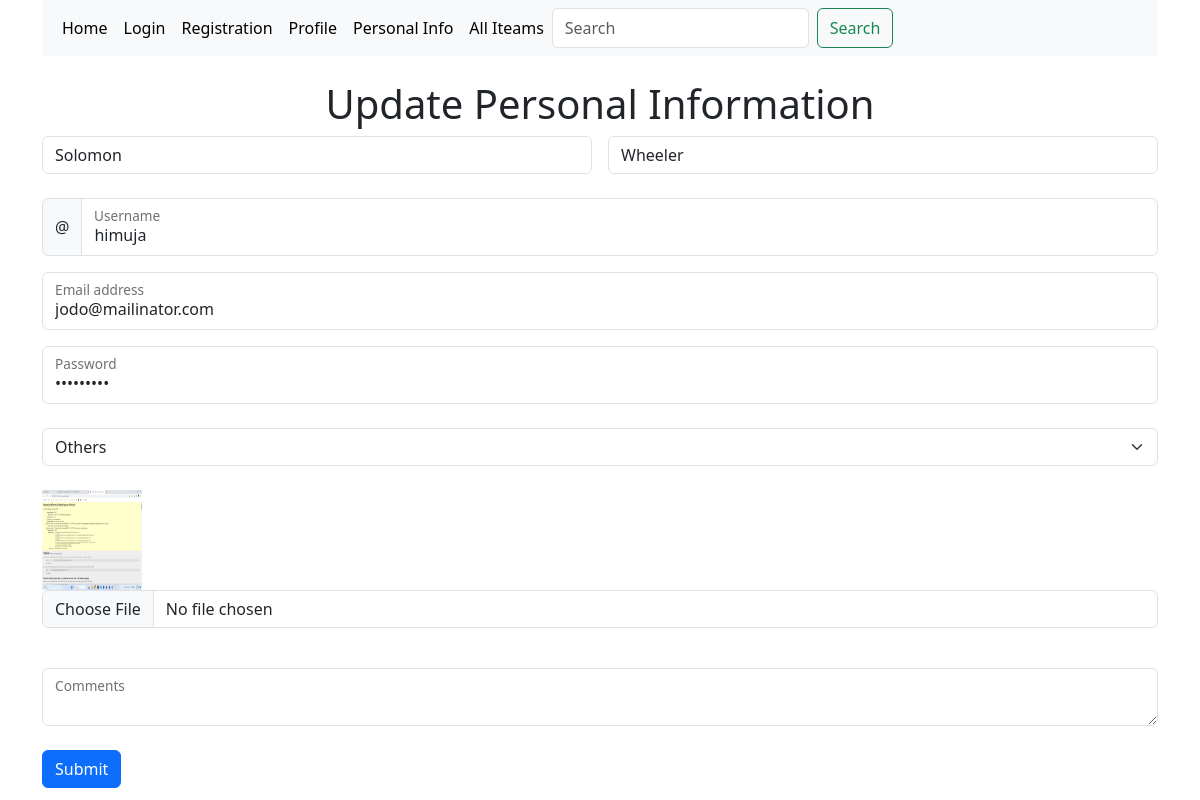
Page /update_p_profile/61/ (signed in) on the committed database.
### p_app/models.py (models this page shows, shortened)
class p_info(models.Model):
    f_name = models.CharField(max_length=20, null=True, blank=True)
    l_name = models.CharField(max_length=20, null=True, blank=True)
    user_name = models.CharField(max_length=20, null=True, blank=True)
    email = models.CharField(max_length=50, null=True, blank=True)
    password = models.CharField(max_length=50, null=True, blank=True)
    gender = models.CharField(max_length=20)
    image = models.ImageField(upload_to='p_info/', default='default/default.jpg', max_length=50, null=False)
    t_area = models.CharField(max_length=500)

### p_app/views.py (the view, shortened to what this page needs)
# urls.py: path('update_p_profile/<int:id>/', update_p_profile, name='update_p_profile'),
@login_required(login_url='login')
def update_p_profile(request, id):
    var_prof = p_info.objects.get(id=id)
    return render(request, 'update_perinfo.html', locals())

### templates/update_perinfo.html (shortened to what this page needs)
{% extends 'index.html'%}
{%block body%}
<br>
<div class="container">
    <h1 style="text-align:center">Update Personal Information</h1>
    <form method="POST" enctype="multipart/form-data">
        <div class="row g-3">
            <div class="col">
                <input type="text" class="form-control" value="{{var_prof.f_name}}" aria-label="First name"
                       name="f_name">
            </div>
            <div class="col">
                <input type="text" class="form-control" value="{{var_prof.l_name}}" aria-label="Last name"
                       name="l_name">
            </div>
        </div>
        <br>
        <div class="input-group mb-3">
            <span class="input-group-text">@</span>
            <div class="form-floating">
                <input type="text" class="form-control" id="floatingInputGroup1" value="{{var_prof.user_name}}"
                       name="user_name">
                <label for="floatingInputGroup1">Username</label>
            </div>
        </div>
        <div class="form-floating mb-3">
            <input type="email" class="form-control" id="floatingInput" value="{{var_prof.email}}" name="email_address">
            <label for="floatingInput">Email address</label>
        </div>
        <div class="form-floating">
            <input type="password" class="form-control" id="floatingPassword" value="{{var_prof.password}}"
                   name="password">
            <label for="floatingPassword">Password</label>
        </div>
        <br>
        <select class="form-select" aria-label="Disabled select example" name="gender">
            <option selected>{{var_prof.gender}}</option>
        </select>
        <br>
        <img style="height: 100px; width: 100px; margin:0 auto display: block;" src="{{var_prof.image.url}}" alt="">
        <div class="mb-3">
            <input class="form-control" type="file" value="{{var_prof.image}}" name="image">
        </div>
        <br>
        <div class="form-floating">
            <textarea class="form-control" id="t_area" value="{{var_prof.t_area}}" name="t_area"></textarea>
            <label for="t_area">Comments</label>
        </div>
        <br>
        <div>
            <button type="submit" class="btn btn-primary" name="submit">Submit</button>
        </div>
    </form>
</div>
{%endblock%}

### rows in the picture
p_info: f_name "Solomon", l_name "Wheeler", user_name "himuja", email_address "jodo@mailinator.com", gender "Others", image (picture)
